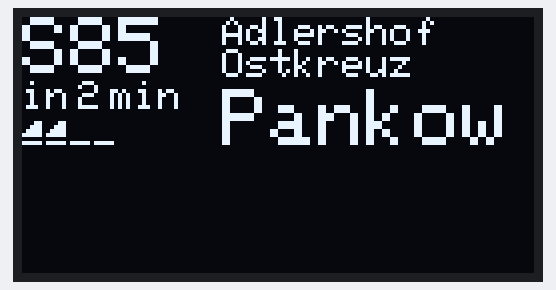
Simulated run of this sketch. Board: Arduino Uno, built with avr-gcc and run on an emulated ATmega328P. Parts: 128×64 one-colour display. The display library's start-up logo is not drawn.

Above: at 1.6 s.

The sketch:

zugzielanzeiger_db.ino
```cpp
#include <SPI.h>
#include <Wire.h>
#include <Adafruit_GFX.h>
#include <Adafruit_SSD1306.h>

Adafruit_SSD1306 display(4);

void initDisplay(){
  display.begin(SSD1306_SWITCHCAPVCC, 0x3C);
  updateDisplay();
  clearDisplay();
}

void clearDisplay(){
  display.clearDisplay();
  delay(1500);
}

void updateDisplay(){
  display.display();
}

void drawHorizontalLine(int xStart, int y, int xEnd){
  int a = xStart;
  while(a <= xEnd){
    display.drawPixel(a, y, WHITE);
    a++;
  }
}

void setup() {
  initDisplay();

  display.setTextSize(2);
  display.setTextColor(WHITE);
  display.setCursor(0,0);
  display.println("S85");

  display.setTextSize(1);
  display.setCursor(0,16);
  display.println("in");
  display.setCursor(14,16);
  display.println("2");
  display.setCursor(22,16);
  display.println("min");

  display.setCursor(50,0);
  display.println("Adlershof");
  display.setCursor(50,8);
  display.println("Ostkreuz");

  display.setCursor(50,18);
  display.setTextSize(2);
  display.println("Pankow");

  drawHorizontalLine(0, 31, 4);
  drawHorizontalLine(0, 29, 4);
  drawHorizontalLine(1, 28, 4);
  drawHorizontalLine(2, 27, 4);
  drawHorizontalLine(3, 26, 4);

  drawHorizontalLine(6, 31, 10);
  drawHorizontalLine(6, 29, 10);
  drawHorizontalLine(7, 28, 10);
  drawHorizontalLine(8, 27, 10);
  drawHorizontalLine(9, 26, 10);

  drawHorizontalLine(12, 31, 16);
  drawHorizontalLine(18, 31, 22);

  updateDisplay();
}

void loop() {

}
```
